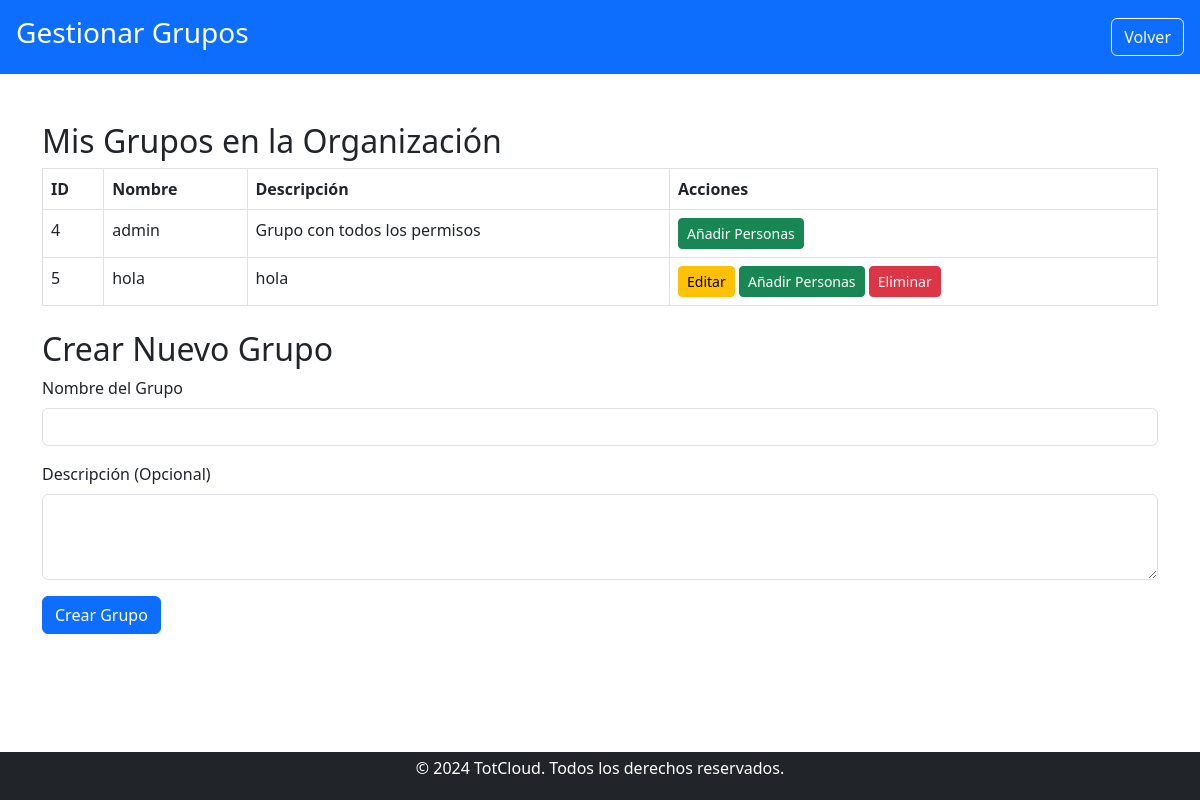
The app's page /usuario/organizaciones/gestionar_grupos/gestionar_grupos.php?idOrg=5 (signed in) with its own data.
### tables this page shows
CREATE TABLE `grupo` (
  `idGrupo` int(11) NOT NULL,
  `Nombre` varchar(100) NOT NULL,
  `Descripcion` text DEFAULT NULL,
  `idOrg` int(11) NOT NULL
);

### public/usuario/organizaciones/gestionar_grupos/gestionar_grupos.php (the view, shortened to what this page needs)
<?php
include '../../../../includes/db_connect.php';
$idOrganizacion = intval($_GET['idOrg']);
$user_id = $_SESSION['user_id'];
$query_groups = "
    SELECT g.idGrupo, g.Nombre, g.Descripcion
    FROM grupo g
    JOIN r_usuario_grupo rug ON g.idGrupo = rug.idGrupo
    WHERE g.idOrg = ? AND rug.idUsuario = ?";
$stmt_groups = $conn->prepare($query_groups);
$stmt_groups->bind_param('ii', $idOrganizacion, $user_id);
$stmt_groups->execute();
$result_groups = $stmt_groups->get_result();
?>
<!DOCTYPE html>
<html lang="es">
<head>
    <link href="https://cdn.jsdelivr.net/npm/bootstrap@5.3.0/dist/css/bootstrap.min.css" rel="stylesheet">
    <link href="../../../css/estilos.css" rel="stylesheet">
</head>
<body>
    <header class="bg-primary text-white d-flex justify-content-between align-items-center p-3">
        <h1 class="h3">Gestionar Grupos</h1>
        <a href="../ver_organizacion.php?id=<?php echo $idOrganizacion; ?>" class="btn btn-outline-light">Volver</a>
    </header>
    <main class="container my-5">
        <h2>Mis Grupos en la Organización</h2>
        <table class="table table-bordered">
            <thead>
                <tr>
                    <th>ID</th>
                    <th>Nombre</th>
                    <th>Descripción</th>
                    <th>Acciones</th>
                </tr>
            </thead>
            <tbody>
                <?php while ($group = $result_groups->fetch_assoc()): ?>
                    <tr>
                        <td><?php echo htmlspecialchars($group['idGrupo']); ?></td>
                        <td><?php echo htmlspecialchars($group['Nombre']); ?></td>
                        <td><?php echo htmlspecialchars($group['Descripcion']); ?></td>
                        <td>
                            <?php if ($group['Nombre'] === 'admin'): ?>
                                <a href="añadir_personas.php?idGrupo=<?php echo $group['idGrupo']; ?>&idOrg=<?php echo $idOrganizacion; ?>" class="btn btn-success btn-sm">Añadir Personas</a>
                            <?php else: ?>
                                <a href="editar_grupo.php?idGrupo=<?php echo $group['idGrupo']; ?>&idOrg=<?php echo $idOrganizacion; ?>" class="btn btn-warning btn-sm">Editar</a>
                                <a href="añadir_personas.php?idGrupo=<?php echo $group['idGrupo']; ?>&idOrg=<?php echo $idOrganizacion; ?>" class="btn btn-success btn-sm">Añadir Personas</a>
                                <form method="POST" style="display:inline-block;">
                                    <button type="submit" class="btn btn-danger btn-sm" onclick="return confirm('¿Estás seguro de eliminar este grupo?');">Eliminar</button>
                                </form>
                            <?php endif; ?>
                        </td>
                    </tr>
                <?php endwhile; ?>
            </tbody>
        </table>
        <h2 class="mt-4">Crear Nuevo Grupo</h2>
        <form method="POST">
            <div class="mb-3">
                <label for="nombre" class="form-label">Nombre del Grupo</label>
                <input type="text" class="form-control" id="nombre" name="nombre" required>
            </div>
            <div class="mb-3">
                <label for="descripcion" class="form-label">Descripción (Opcional)</label>
                <textarea class="form-control" id="descripcion" name="descripcion" rows="3"></textarea>
            </div>
            <button type="submit" class="btn btn-primary">Crear Grupo</button>
        </form>
    </main>
    <?php include '../../../../includes/footer.php'; ?>
</body>
</html>

### public/css/estilos.css (style rules this page uses)
body { display: flex; flex-direction: column; min-height: 100vh; margin: 0; }
main { flex: 1; }
header { background-color: #007bff; color: white; padding: 1rem 0; text-align: center; }

### records on screen
grupo: idGrupo "4", Nombre "admin", Descripcion "Grupo con todos los permisos"
grupo: idGrupo "5", Nombre "hola", Descripcion "hola"
